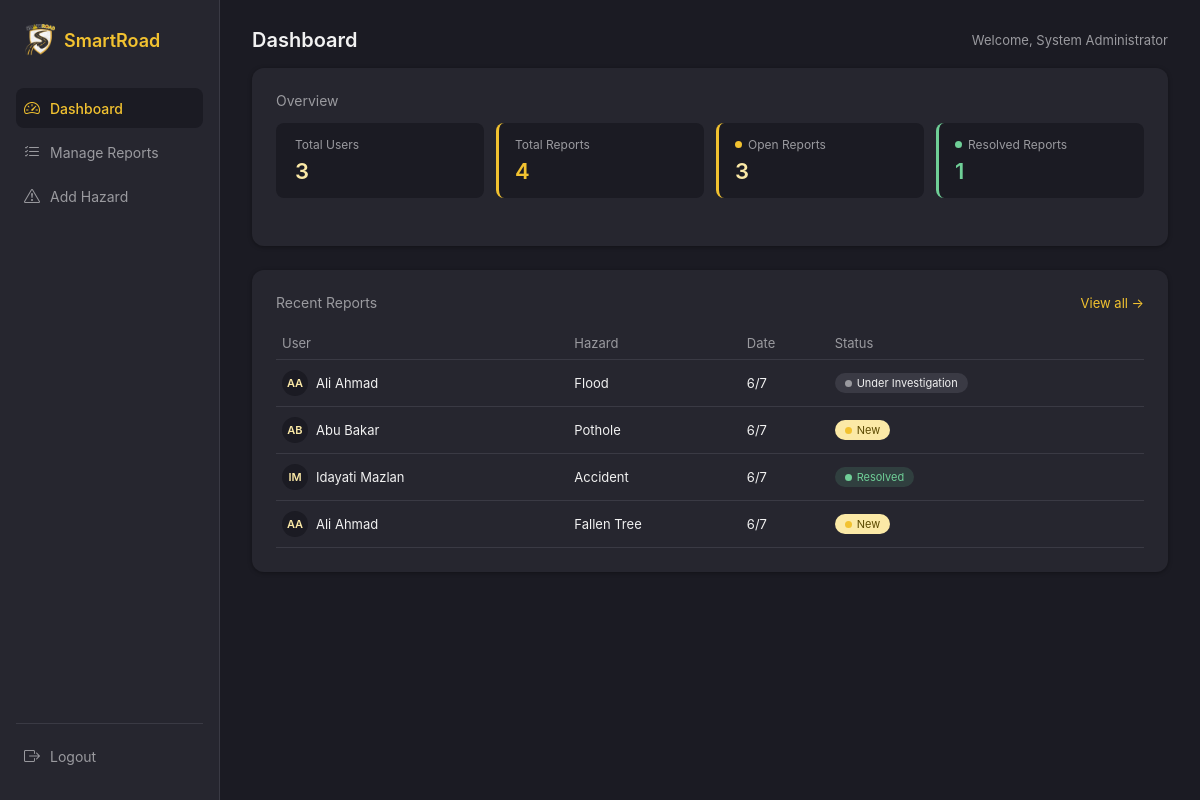
Page /web-admin/dashboard.php (signed in) on the committed database.
### tables this page shows
CREATE TABLE hazard_reports (
  id           INT AUTO_INCREMENT PRIMARY KEY,
  user_id      INT NOT NULL,
  hazard_type  ENUM('Pothole','Flood','Accident','Fallen Tree','Damaged Road Sign','Broken Traffic Light') NOT NULL,
  description  TEXT,
  photo        VARCHAR(255),           
  latitude     DECIMAL(10,7) NOT NULL,
  longitude    DECIMAL(10,7) NOT NULL,
  status       ENUM('New','Under Investigation','Resolved') NOT NULL DEFAULT 'New',
  user_agent   VARCHAR(255),           
  reported_at  TIMESTAMP DEFAULT CURRENT_TIMESTAMP,
  FOREIGN KEY (user_id) REFERENCES users(id) ON DELETE CASCADE
);

CREATE TABLE users (
  id          INT AUTO_INCREMENT PRIMARY KEY,
  username    VARCHAR(50) NOT NULL UNIQUE,
  password    VARCHAR(255) NOT NULL,
  full_name   VARCHAR(100) NOT NULL,
  email       VARCHAR(100),
  profile_picture VARCHAR(255) DEFAULT NULL,   
  created_at  TIMESTAMP DEFAULT CURRENT_TIMESTAMP
);

### web-admin/dashboard.php (the view, shortened to what this page needs)
<?php
require_once 'db.php';
$totalUsers    = $pdo->query('SELECT COUNT(*) FROM users')->fetchColumn();
$totalReports  = $pdo->query('SELECT COUNT(*) FROM hazard_reports')->fetchColumn();
$openReports   = $pdo->query("SELECT COUNT(*) FROM hazard_reports WHERE status != 'Resolved'")->fetchColumn();
$resolvedCount = $pdo->query("SELECT COUNT(*) FROM hazard_reports WHERE status = 'Resolved'")->fetchColumn();
$recent = $pdo->query("
    SELECT hr.id, hr.hazard_type, hr.status, hr.reported_at, u.full_name, u.profile_picture
    FROM hazard_reports hr
    JOIN users u ON u.id = hr.user_id
    ORDER BY hr.reported_at DESC
    LIMIT 5
")->fetchAll();
function initials($name) {
    $parts = preg_split('/\s+/', trim($name));
    $letters = array_map(fn($p) => mb_strtoupper(mb_substr($p, 0, 1)), array_slice($parts, 0, 2));
    return implode('', $letters);
}
function statusDot($status) {
    return match ($status) {
        'New'                 => 'dot-new',
        'Under Investigation' => 'dot-investigating',
        'Resolved'            => 'dot-resolved',
        default               => 'dot-new',
    };
}
function statusBadge($status) {
    return match ($status) {
        'New'                 => 'badge-new',
        'Under Investigation' => 'badge-investigating',
        'Resolved'            => 'badge-resolved',
        default               => 'badge-new',
    };
}
?>
<!DOCTYPE html>
<html lang="en">
<head>
<link rel="stylesheet" href="css/style.css">
<link rel="stylesheet" href="https://cdn.jsdelivr.net/npm/bootstrap-icons@1.11.3/font/bootstrap-icons.css">
</head>
<body>
<div class="admin-layout">
    <?php $active_page = 'dashboard'; require 'sidebar.php'; ?>
    <main class="page-content">
        <div class="flex-between mb-16">
            <div class="page-title" style="margin-bottom:0">Dashboard</div>
            <div class="text-muted" style="font-size:13px">
                Welcome, <?= htmlspecialchars($_SESSION['admin_name']) ?>
            </div>
        </div>
        <div class="card">
            <div class="card-title">Overview</div>
            <div class="stat-grid">
                <div class="stat-card">
                    <div class="stat-label">Total Users</div>
                    <div class="stat-value"><?= number_format($totalUsers) ?></div>
                </div>
                <div class="stat-card border-accent">
                    <div class="stat-label">Total Reports</div>
                    <div class="stat-value accent"><?= number_format($totalReports) ?></div>
                </div>
                <div class="stat-card border-accent">
                    <div class="stat-label"><span class="dot dot-new"></span> Open Reports</div>
                    <div class="stat-value"><?= number_format($openReports) ?></div>
                </div>
                <div class="stat-card border-success">
                    <div class="stat-label"><span class="dot dot-resolved"></span> Resolved Reports</div>
                    <div class="stat-value success"><?= number_format($resolvedCount) ?></div>
                </div>
            </div>
        </div>
        <div class="card">
            <div class="flex-between mb-16">
                <div class="card-title" style="margin-bottom:0">Recent Reports</div>
                <a href="manage-report.php" class="text-accent" style="font-size:13px;text-decoration:none">View all &rarr;</a>
            </div>
            <?php if (count($recent) === 0): ?>
                <div class="empty-state">
                    <span class="icon">📭</span>
                    No hazard reports yet.
                </div>
            <?php else: ?>
                <table class="table">
                    <thead>
                        <tr>
                            <th>User</th>
                            <th>Hazard</th>
                            <th>Date</th>
                            <th>Status</th>
                        </tr>
                    </thead>
                    <tbody>
                        <?php foreach ($recent as $r): ?>
                        <tr>
                            <td>
                                <div class="user-cell">
                                    <?php if (!empty($r['profile_picture'])): ?>
                                        <img src="uploads/users/<?= htmlspecialchars($r['profile_picture']) ?>"
                                             alt="<?= htmlspecialchars($r['full_name']) ?>"
                                             class="avatar-circle" style="object-fit:cover">
                                    <?php else: ?>
                                        <span class="avatar-circle"><?= htmlspecialchars(initials($r['full_name'])) ?></span>
                                    <?php endif; ?>
                                    <?= htmlspecialchars($r['full_name']) ?>
                                </div>
                            </td>
                            <td><?= htmlspecialchars($r['hazard_type']) ?></td>
                            <td><?= date('j/n', strtotime($r['reported_at'])) ?></td>
                            <td>
                                <span class="badge <?= statusBadge($r['status']) ?>">
                                    <span class="dot <?= statusDot($r['status']) ?>"></span>
                                    <?= htmlspecialchars($r['status']) ?>
                                </span>
                            </td>
                        </tr>
                        <?php endforeach; ?>
                    </tbody>
                </table>
            <?php endif; ?>
        </div>
    </main>
</div>
</body>
</html>

### web-admin/sidebar.php (shortened to what this page needs)
<aside class="sidebar">
    <div class="sidebar-logo">
        <img src="uploads/logo.png" alt="SmartRoad logo" class="sidebar-logo-img"> SmartRoad
    </div>
    <nav class="sidebar-nav">
        <a href="dashboard.php" class="<?= $active_page === 'dashboard' ? 'active' : '' ?>">
            <i class="bi bi-speedometer2"></i> Dashboard
        </a>
        <a href="manage-report.php" class="<?= $active_page === 'manage-report' ? 'active' : '' ?>">
            <i class="bi bi-list-check"></i> Manage Reports
        </a>
        <a href="hazard-form.php" class="<?= $active_page === 'hazard-form' ? 'active' : '' ?>">
            <i class="bi bi-exclamation-triangle"></i> Add Hazard
        </a>
    </nav>
    <div class="sidebar-logout">
        <a href="logout.php">
            <i class="bi bi-box-arrow-right"></i> Logout
        </a>
    </div>
</aside>

### web-admin/css/style.css (style rules this page uses)
:root { --bg-dark: #1B1B23; --surface: #26262F; --surface-alt: #1B1B23; --border: #3A3A44; --primary-yellow: #F2C230; --pale-yellow: #FBE9A6; --text-primary: #F1F1F1; --text-secondary: #9A9A9F; --success: #6FCF97; --warning: #F2C230; --info: #9A9A9F; --danger: #E24B4A; --radius-lg: 16px; --radius-md: 12px; --radius-sm: 8px; --font: -apple-system, BlinkMacSystemFont, "Segoe UI", Roboto, Arial, sans-serif; }
* { box-sizing: border-box; }
body { margin: 0; font-family: var(--font); background: var(--bg-dark); color: var(--text-primary); }
.admin-layout { display: flex; min-height: 100vh; }
.sidebar { width: 220px; background: var(--surface); border-right: 1px solid var(--border); padding: 24px 16px; flex-shrink: 0; display: flex; flex-direction: column; }
.sidebar-logo { color: var(--primary-yellow); font-size: 18px; font-weight: 600; margin-bottom: 32px; padding-left: 8px; display: flex; align-items: center; gap: 8px; }
.sidebar-logo-img { width: 32px; height: 32px; object-fit: contain; }
.sidebar-nav a { display: flex; align-items: center; gap: 10px; color: var(--text-secondary); text-decoration: none; font-size: 14px; padding: 10px 8px; border-radius: var(--radius-sm); margin-bottom: 4px; }
.sidebar-nav a.active { background: var(--surface-alt); color: var(--primary-yellow); font-weight: 500; }
.page-content { flex: 1; padding: 28px 32px; max-width: 1200px; }
.page-title { font-size: 20px; font-weight: 600; margin-bottom: 20px; }
.card { background: var(--surface); border-radius: var(--radius-md); padding: 24px; margin-bottom: 24px; }
.card-title { font-size: 14px; color: var(--text-secondary); margin-bottom: 14px; }
.stat-grid { display: grid; grid-template-columns: repeat(4, 1fr); gap: 12px; margin-bottom: 24px; }
.stat-card { background: var(--surface-alt); border-radius: var(--radius-sm); padding: 14px 16px; }
.stat-label { font-size: 12px; color: var(--text-secondary); margin-bottom: 6px; display: flex; align-items: center; gap: 6px; }
.stat-value { font-size: 22px; font-weight: 600; color: var(--pale-yellow); }
.stat-value.accent { color: var(--primary-yellow); }
.stat-value.success { color: var(--success); }
.dot { width: 7px; height: 7px; border-radius: 50%; display: inline-block; }
.dot-new { background: var(--warning); }
.dot-investigating { background: var(--info); }
.dot-resolved { background: var(--success); }
.table { width: 100%; border-collapse: collapse; font-size: 13px; }
.table th { text-align: left; font-weight: 400; color: var(--text-secondary); padding: 8px 6px; border-bottom: 1px solid var(--border); }
.table td { padding: 10px 6px; border-bottom: 1px solid var(--border); }
.badge { display: inline-flex; align-items: center; gap: 5px; font-size: 11px; padding: 3px 10px; border-radius: 10px; }
.badge-new { background: var(--pale-yellow); color: #5C4A00; }
.badge-investigating { background: var(--border); color: var(--text-primary); }
.badge-resolved { background: rgba(111,207,151,0.15); color: var(--success); }
.flex-between { display: flex; align-items: center; justify-content: space-between; }
.text-muted { color: var(--text-secondary); }
.text-accent { color: var(--primary-yellow); }
.mb-16 { margin-bottom: 16px; }
.card { box-shadow: 0 1px 4px rgba(0,0,0,0.35); transition: box-shadow 0.2s ease; }
.stat-card { border-left: 3px solid transparent; transition: transform 0.15s ease, box-shadow 0.15s ease; }
.stat-card.border-accent { border-left-color: var(--primary-yellow); }
.stat-card.border-success { border-left-color: var(--success); }
.avatar-circle { display: inline-flex; align-items: center; justify-content: center; width: 26px; height: 26px; border-radius: 50%; background: var(--surface-alt); color: var(--pale-yellow); font-size: 11px; font-weight: 600; flex-shrink: 0; }
.user-cell { display: flex; align-items: center; gap: 8px; }
.table tr { transition: background 0.12s ease; }
.sidebar-nav a i { font-size: 16px; width: 16px; text-align: center; }
.sidebar-logout { margin-top: auto; padding-top: 12px; border-top: 1px solid var(--border); }
.sidebar-logout a { display: flex; align-items: center; gap: 10px; color: var(--text-secondary); text-decoration: none; font-size: 14px; padding: 10px 8px; border-radius: var(--radius-sm); }
.sidebar-logout a i { font-size: 16px; width: 16px; text-align: center; }

### rows in the picture
hazard_reports: user.full_name "AA", user.full_name "Ali Ahmad", hazard_type "Flood", reported_at "6/7", status "Under Investigation"
hazard_reports: user.full_name "AB", user.full_name "Abu Bakar", hazard_type "Pothole", reported_at "6/7", status "New"
hazard_reports: user.full_name "IM", user.full_name "Idayati Mazlan", hazard_type "Accident", reported_at "6/7", status "Resolved"
hazard_reports: user.full_name "AA", user.full_name "Ali Ahmad", hazard_type "Fallen Tree", reported_at "6/7", status "New"

### other values in the picture
$_SESSION['admin_name'] "System Administrator"
$totalUsers "3"
$totalReports "4"
$openReports "3"
$resolvedCount "1"
